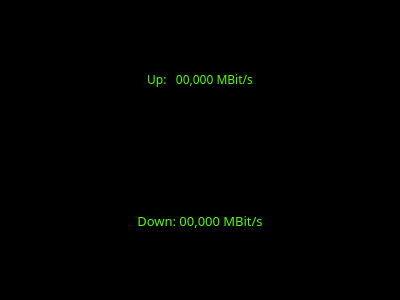
<?xml version="1.0" encoding="UTF-8"?>
<ui version="4.0">
 <class>TrafficMonitor</class>
 <widget class="QWidget" name="TrafficMonitor">
  <property name="geometry">
   <rect>
    <x>0</x>
    <y>0</y>
    <width>400</width>
    <height>300</height>
   </rect>
  </property>
  <property name="windowTitle">
   <string>TrafficMonitor</string>
  </property>
  <layout class="QHBoxLayout" name="horizontalLayout">
   <property name="spacing">
    <number>0</number>
   </property>
   <property name="leftMargin">
    <number>0</number>
   </property>
   <property name="topMargin">
    <number>0</number>
   </property>
   <property name="rightMargin">
    <number>0</number>
   </property>
   <property name="bottomMargin">
    <number>0</number>
   </property>
   <item>
    <widget class="QWidget" name="widget" native="true">
     <property name="sizePolicy">
      <sizepolicy hsizetype="Preferred" vsizetype="Preferred">
       <horstretch>1</horstretch>
       <verstretch>0</verstretch>
      </sizepolicy>
     </property>
     <property name="styleSheet">
      <string notr="true">background-color: rgb(0, 0, 0); 
color: rgb(85, 255, 0);</string>
     </property>
     <layout class="QVBoxLayout" name="verticalLayout">
      <item>
       <widget class="StrechtedLabel" name="txLabel">
        <property name="sizePolicy">
         <sizepolicy hsizetype="Ignored" vsizetype="Ignored">
          <horstretch>0</horstretch>
          <verstretch>0</verstretch>
         </sizepolicy>
        </property>
        <property name="font">
         <font>
          <family>Oxygen Mono</family>
         </font>
        </property>
        <property name="text">
         <string>Up:   00,000 MBit/s</string>
        </property>
        <property name="alignment">
         <set>Qt::AlignCenter</set>
        </property>
       </widget>
      </item>
      <item>
       <widget class="StrechtedLabel" name="rxLabel">
        <property name="sizePolicy">
         <sizepolicy hsizetype="Ignored" vsizetype="Ignored">
          <horstretch>0</horstretch>
          <verstretch>0</verstretch>
         </sizepolicy>
        </property>
        <property name="font">
         <font>
          <family>Oxygen Mono</family>
          <pointsize>10</pointsize>
         </font>
        </property>
        <property name="text">
         <string>Down: 00,000 MBit/s</string>
        </property>
        <property name="alignment">
         <set>Qt::AlignCenter</set>
        </property>
       </widget>
      </item>
     </layout>
    </widget>
   </item>
  </layout>
 </widget>
 <layoutdefault spacing="6" margin="11"/>
 <customwidgets>
  <customwidget>
   <class>StrechtedLabel</class>
   <extends>QLabel</extends>
   <header>strechtedlabel.h</header>
  </customwidget>
 </customwidgets>
 <resources/>
 <connections/>
</ui>
